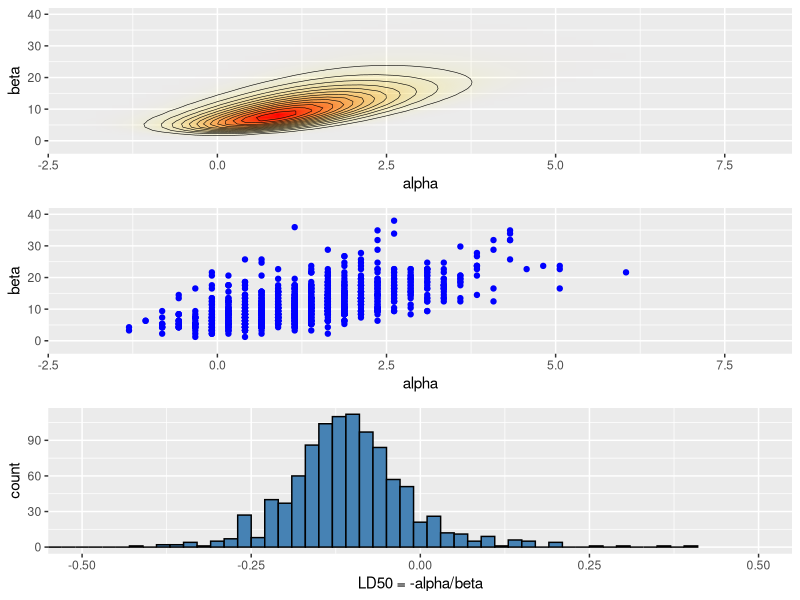

Here is the R script that generated this plot:
## ---- chunk 1
library(knitr)
library(lubridate) # working with dates
library(broom)
library(gridExtra)
library(tidyverse) # data manipulation and visualization - loads several packages

## ---- chunk 2
df1 <- data.frame(
  x = c(-0.86, -0.30, -0.05, 0.73),
  n = c(5, 5, 5, 5),
  y = c(0, 1, 3, 5)
)
kable(df1)

## ---- chunk 3
A=seq(-4,8,length.out=50)
B=seq(-10,40,length.out=50)


cA=rep(A,each=length(B))
cB=rep(B,length(A))



## ---- chunk 4
logl = function(df,a,b) {
  df['y']*(a+b*df['x'])-df['n']*log1p(exp(a+b*df['x']))
}
## ---- chunk 5
p=apply(df1,1,logl,cA,cB) %>% rowSums() %>% exp()
## ---- chunk 6
nsamp=1000
samp_indices=sample(length(p),size=nsamp,replace=T,prob=p/sum(p))

samp_A <- cA[samp_indices[1:nsamp]]
samp_B <- cB[samp_indices[1:nsamp]]

samp_A <- cA[samp_indices]
samp_B <- cB[samp_indices]


#samp_A <- samp_A + runif(nsamp, (A[1] - A[2])/2, (A[2] - A[1])/2)
#samp_B <- samp_B + runif(nsamp, (B[1] - B[2])/2, (B[2] - B[1])/2)

## ---- chunk 7
bpi <- samp_B > 0
samp_ld50 <- -samp_A[bpi]/samp_B[bpi]
## ---- chunk 8
xl <- c(-2, 8)
yl <- c(-2, 40)
pos <- ggplot(data = data.frame(cA ,cB, p), aes(cA, cB)) +
  geom_raster(aes(fill = p, alpha = p), interpolate = T) +
  geom_contour(aes(z = p), colour = 'black', size = 0.2) +
  coord_cartesian(xlim = xl, ylim = yl) +
  labs(x = 'alpha', y = 'beta') +
  scale_fill_gradient(low = 'yellow', high = 'red', guide = F) +
  scale_alpha(range = c(0, 1), guide = F)
## ---- chunk 9
sam <- ggplot(data = data.frame(samp_A, samp_B)) +
  geom_point(aes(samp_A, samp_B), color = 'blue') +
  coord_cartesian(xlim = xl, ylim = yl) +
  labs(x = 'alpha', y = 'beta')
## ---- chunk 10
his <- ggplot() +
  geom_histogram(aes(samp_ld50), binwidth = 0.02,
                 fill = 'steelblue', color = 'black') +
  coord_cartesian(xlim = c(-0.5, 0.5)) +
  labs(x = 'LD50 = -alpha/beta')
## ---- chunk 11
grid.arrange(pos, sam, his, nrow=3)
